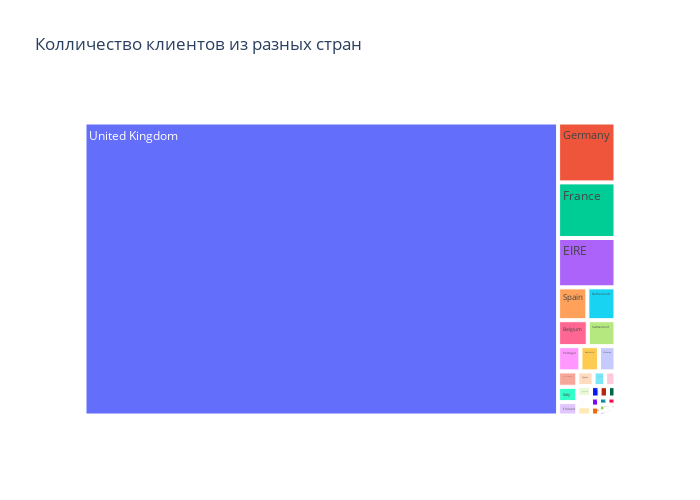

The cell this chart's notebook holds for it:
### Markdown cell above
### Задание 4.1
Для начала выясним, в каких странах живут клиенты.

Постройте график, отражающий количество клиентов в каждой из стран. Обратите внимание, что нам нужны именно уникальные клиенты.

В какой стране живёт наибольшее количество клиентов?

* Великобритания (United Kingdom)
* Германия (Germany)
* Франция (France)
* Нидерланды (Netherlands)
* Ирландия (EIRE)
* Австралия (Australia)

### Code cell
plot_df1 = data.groupby('Country')['CustomerID'].count().sort_values(ascending=False).reset_index()
fig = px.treemap(
    data_frame=plot_df1, #датафрейм
    path=['Country'], #кат. признак, для которого строится график
    values='CustomerID', #параметр, который сравнивается
    height=500, #высота
    width=700, #ширина
    title='Колличество клиентов из разных стран' #заголовок
)

#отображаем его
fig.show()

### Figure 1 — Plotly figure (JSON) as saved in the notebook; plotly's stock layout.template omitted (floating-point values rounded to 4 significant figures)
{"data": [{"branchvalues": "total", "domain": {"x": [0, 1], "y": [0, 1]}, "hovertemplate": "labels=%{label}<br>CustomerID=%{value}<br>parent=%{parent}<br>id=%{id}<extra></extra>", "ids": ["Australia", "Austria", "Bahrain", "Belgium", "Brazil", "Canada", "Channel Islands", "Cyprus", "Czech Republic", "Denmark", "EIRE", "European Community", "Finland", "France", "Germany", "Greece", "Iceland", "Israel", "Italy", "Japan", "Lebanon", "Lithuania", "Malta", "Netherlands", "Norway", "Poland", "Portugal", "RSA", "Saudi Arabia", "Singapore", "Spain", "Sweden", "Switzerland", "USA", "United Arab Emirates", "United Kingdom", "Unspecified"], "labels": ["Australia", "Austria", "Bahrain", "Belgium", "Brazil", "Canada", "Channel Islands", "Cyprus", "Czech Republic", "Denmark", "EIRE", "European Community", "Finland", "France", "Germany", "Greece", "Iceland", "Israel", "Italy", "Japan", "Lebanon", "Lithuania", "Malta", "Netherlands", "Norway", "Poland", "Portugal", "RSA", "Saudi Arabia", "Singapore", "Spain", "Sweden", "Switzerland", "USA", "United Arab Emirates", "United Kingdom", "Unspecified"], "name": "", "parents": ["", "", "", "", "", "", "", "", "", "", "", "", "", "", "", "", "", "", "", "", "", "", "", "", "", "", "", "", "", "", "", "", "", "", "", "", ""], "type": "treemap", "values": [1180, 384, 17, 1935, 32, 150, 743, 601, 24, 367, 7126, 57, 647, 8019, 8643, 142, 182, 245, 741, 321, 45, 35, 109, 2322, 1048, 325, 1416, 57, 9, 215, 2417, 427, 1810, 179, 67, 348872, 241]}], "layout": {"height": 500, "legend": {"tracegroupgap": 0}, "title": {"text": "Колличество клиентов из разных стран"}, "width": 700}}
